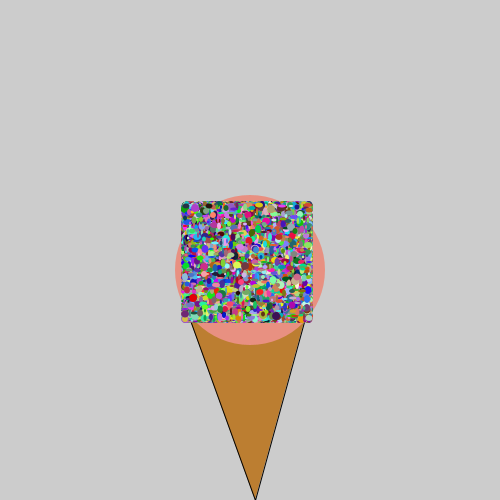
Frame 1 (no input)
Frame 60 (the mouse pressed at the canvas centre just before this capture): identical to frame 1, image omitted
Frame 120 (the mouse held since frame 60 and released just before this capture): identical to frame 1, image omitted

The Processing sketch that drew this single still picture (run headless with seeded random() and noise(); from frame 60 on, the mouse is pressed at the canvas centre):

// Processing sketch: Ice_Cream_Shop
// ── Ice_Cream_Shop.pde
void setup(){
     size(500,500);
     //1. call the makeIceCreamCone() method below to make an ice cream cone
  makeIceCreamCone();

     //2. use the addScoop method below to add as many scoops of ice cream as you want
  addScoop("Strawberry");
     //3. Use the method to add sprinkles to your ice cream
addSprinkle(100000);
     //4. Write code to add a cherry to the top of your ice cream. hint: ellipse

}

/******************************************************************/

//Icecream recipe
int SCOOPSIZE = 150;
int scoops = 0;
int coneY = 320;

//Don't Touch this method; Call it!!
void makeIceCreamCone(){
  
     //noStroke();
     fill(188,126,49);
     triangle(190,320,310,300,255,500);
}
void draw(){

}
//Don't touch this method; call it!!!
void addScoop(String flavor){
     noStroke();
     if(flavor.equalsIgnoreCase("chocolate")){
         fill(116,71,16);
     }
     else if(flavor.equalsIgnoreCase("Strawberry")){
         fill( 232 ,144,129);
     }
     else if(flavor.equalsIgnoreCase("Vanilla")){
         fill(245, 243, 227);
     } else{
         println("ERROR: We don't have the flavor "+ flavor); 
         return;
     }
     ellipse(width/2,coneY - 50 - (SCOOPSIZE*scoops)/2,SCOOPSIZE,SCOOPSIZE);
     scoops++;
}

//Don't Touch this method!!
void addSprinkle(int numberOfSprinkles){
    for(int i = 0; i<numberOfSprinkles; i++){
         fill(random(256),random(256),random(256));
         int minX = width/2-SCOOPSIZE/2 + 10;
         int maxX = SCOOPSIZE/3 +width/2 +10;
         int minY = coneY-((SCOOPSIZE)*scoops)/2-40;
         int maxY = coneY;
         int sprinkleAreaX = (int)random(minX, maxX);
         int sprinkleAreaY = (int)random(minY, maxY);
         int sprinkleWidth = (int)random(2,9);
         int sprinkleHeight = (int)random(2,9);
         ellipse(sprinkleAreaX,sprinkleAreaY,sprinkleHeight,sprinkleWidth);
     }
}
